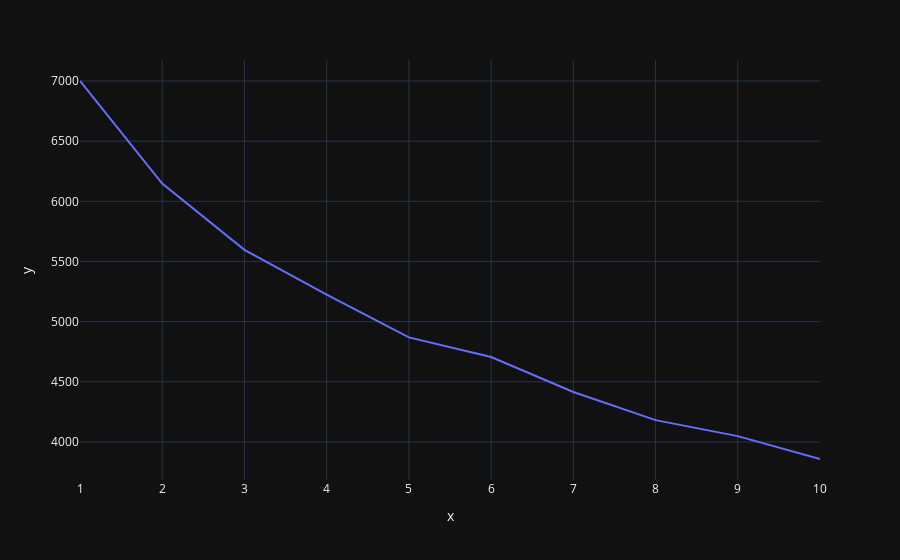

Here is the notebook cell this chart was saved with:
### Markdown cell above
### Test 2: Kmeans clustering with numerical features

### Code cell
features = df.select_dtypes('number')

# Scale the features
ss = StandardScaler()
features_scaled = ss.fit_transform(features)

# Range of k values to test
k_values = range(1, 11)
wcss = []

# Run KMeans for each k and calculate WCSS
for k in k_values:
    kmeans = KMeans(n_clusters=k, random_state=0)
    kmeans.fit(features_scaled)
    wcss.append(kmeans.inertia_)  # Inertia is the WCSS

res = np.array([k_values, wcss]).T

# Plot the elbow plot
fig = px.line(res, x=res[:,0], y=res[:,1])
fig.show()

### Figure 1 — Plotly figure (JSON) as saved in the notebook; plotly's stock layout.template omitted (floating-point values rounded to 4 significant figures)
{"data": [{"hovertemplate": "x=%{x}<br>y=%{y}<extra></extra>", "legendgroup": "", "line": {"color": "#636efa", "dash": "solid"}, "marker": {"symbol": "circle"}, "mode": "lines", "name": "", "orientation": "v", "showlegend": false, "type": "scatter", "x": [1, 2, 3, 4, 5, 6, 7, 8, 9, 10], "xaxis": "x", "y": [7000, 6148.0, 5596.0, 5225.0, 4869.0, 4706.0, 4415.0, 4181.0, 4048.0, 3858.0], "yaxis": "y"}], "layout": {"legend": {"tracegroupgap": 0}, "margin": {"t": 60}, "xaxis": {"anchor": "y", "domain": [0, 1], "title": {"text": "x"}}, "yaxis": {"anchor": "x", "domain": [0, 1], "title": {"text": "y"}}}}
